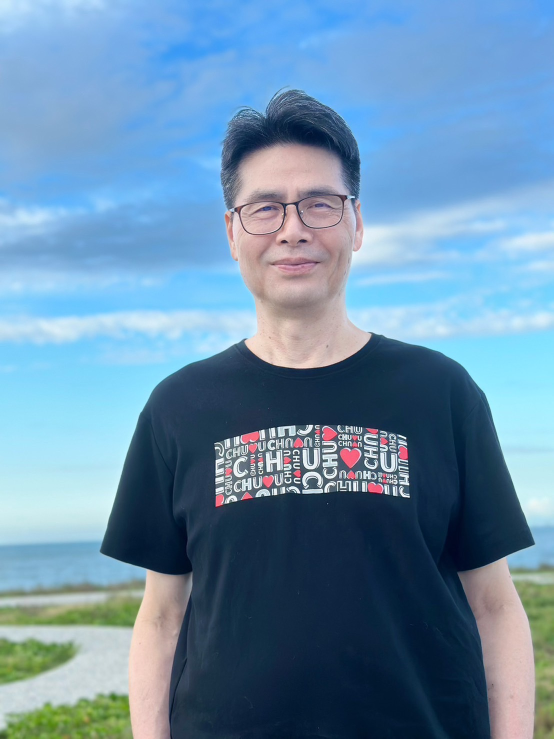
#> input picture myphoto.jpg, 1108 x 1478 px (shown at 1/2 size)
$ python 01.py
#> lines starting #> are read from the running program, lines starting #| are printed output that depends on the picture
import cv2
import os

from PIL import Image, ImageFilter
image=Image.open('myphoto.jpg')
#> image is the input picture: PIL image 1108x1478 RGB; mean R, G, B 105.6, 141.6, 169.9
print(image.mode,image.format)
#| RGB JPEG
input("Press RUN to 繼續...")

#旋轉
Rotate_img=image.rotate(330)
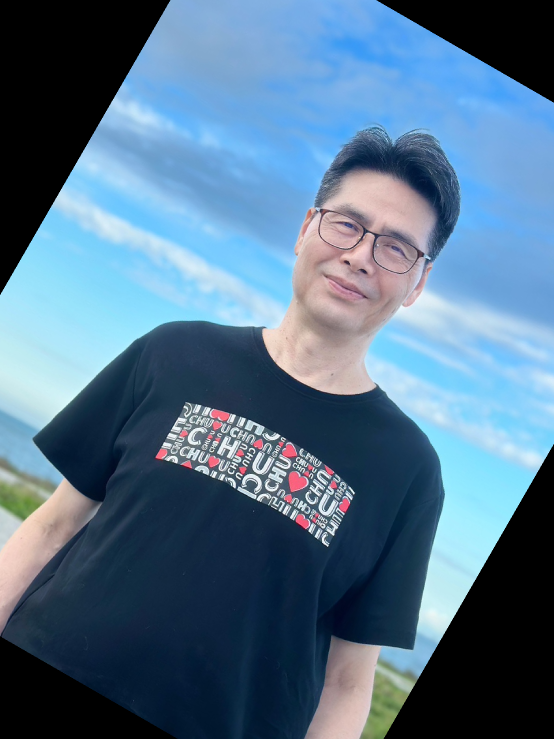
#> Rotate_img: PIL image 1108x1478 RGB (shown at 1/2 size); mean R, G, B 83.1, 113.1, 138.1
Rotate_img.save('RT.jpg')
Image._show(Rotate_img)
input("Press RUN to 繼續...")

#模糊化
Blur_img=image.filter(ImageFilter.GaussianBlur(radius=5))
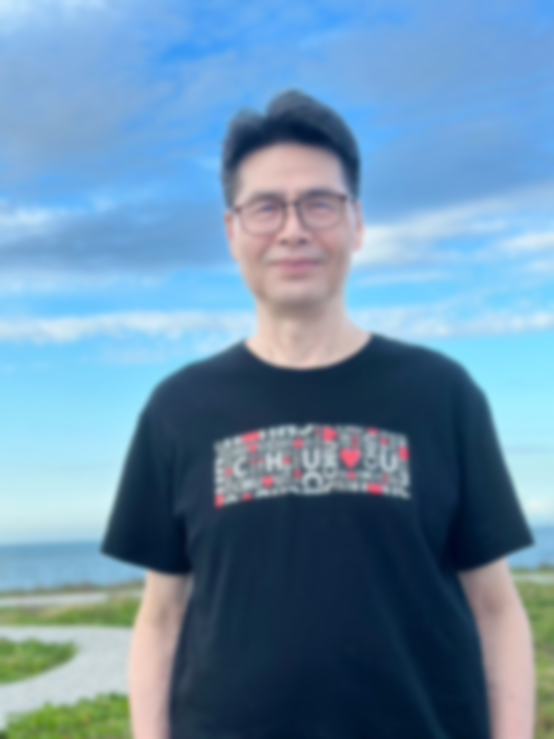
#> Blur_img: PIL image 1108x1478 RGB (shown at 1/2 size); mean R, G, B 105.6, 141.6, 169.9
Blur_img.save('BU.jpg')
Image._show(Blur_img)
input("Press RUN to 繼續...")

#銳化
Sarp_img=image.filter(ImageFilter.UnsharpMask(radius=5))
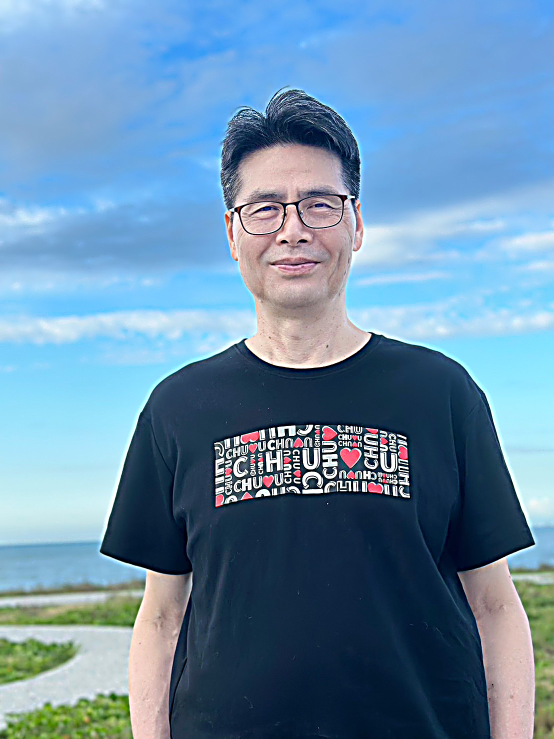
#> Sarp_img: PIL image 1108x1478 RGB (shown at 1/2 size); mean R, G, B 105.2, 140.9, 168.9
Sarp_img.save('SP.jpg')
Image._show(Sarp_img)
input("Press RUN to 繼續...")

#拉伸
W_img=image.resize((int(image.size[0]), int(image.size[1]*0.65)))
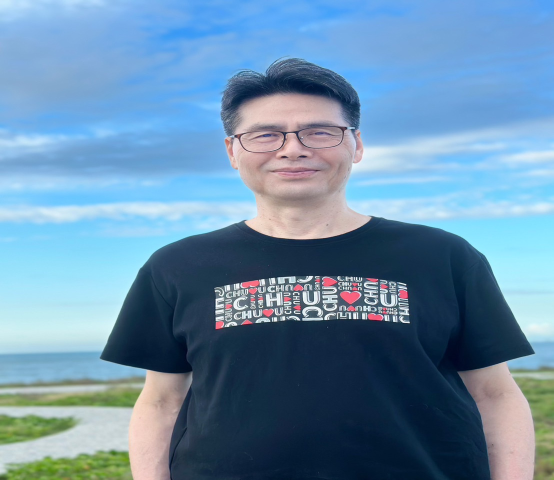
#> W_img: PIL image 1108x960 RGB (shown at 1/2 size); mean R, G, B 105.6, 141.6, 169.9
W_img.save('W.jpg')
Image._show(W_img)
input("Press RUN to 繼續...")


H_img=image.resize((int(image.size[0]*0.65), int(image.size[1])))
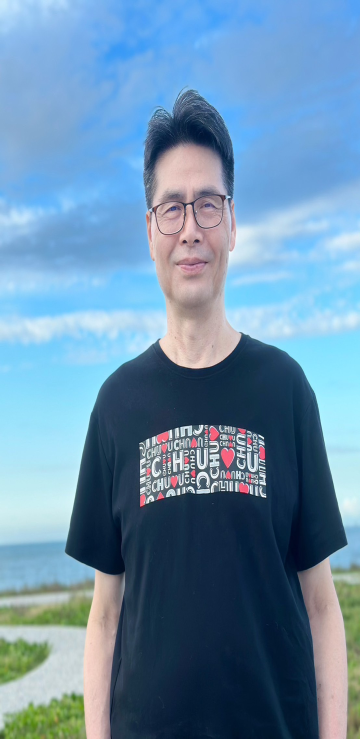
#> H_img: PIL image 720x1478 RGB (shown at 1/2 size); mean R, G, B 105.6, 141.6, 169.9
H_img.save('H.jpg')
Image._show(H_img)
